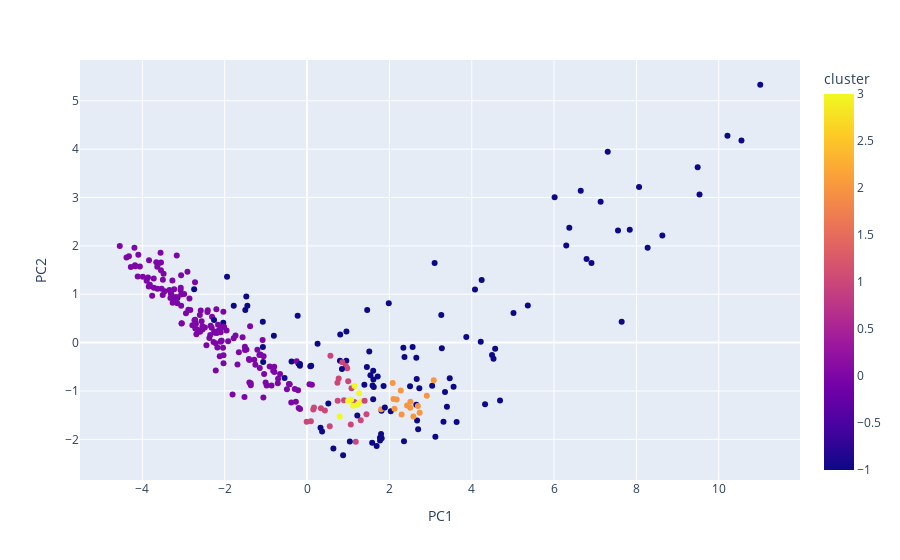

Notebook code cell kept with this figure:
### Code cell
# With PC3, best values are eps:1.6 and min 4
DBSCANplot(features_pca, .5,5)

### Figure 1 — Plotly figure (JSON) as saved in the notebook; plotly's stock layout.template omitted (floating-point values rounded to 4 significant figures; data arrays with more than 128 entries replaced by an {"elided": "..."} marker saying what was removed)
{"data": [{"hovertemplate": "PC1=%{x}<br>PC2=%{y}<br>cluster=%{marker.color}<extra></extra>", "legendgroup": "", "marker": {"color": {"elided": "306 int values"}, "coloraxis": "coloraxis", "symbol": "circle"}, "mode": "markers", "name": "", "orientation": "v", "showlegend": false, "type": "scatter", "x": {"elided": "306 float values"}, "xaxis": "x", "y": {"elided": "306 float values"}, "yaxis": "y"}], "layout": {"coloraxis": {"colorbar": {"title": {"text": "cluster"}}, "colorscale": [[0, "#0d0887"], [0.1111, "#46039f"], [0.2222, "#7201a8"], [0.3333, "#9c179e"], [0.4444, "#bd3786"], [0.5556, "#d8576b"], [0.6667, "#ed7953"], [0.7778, "#fb9f3a"], [0.8889, "#fdca26"], [1, "#f0f921"]]}, "legend": {"tracegroupgap": 0}, "margin": {"t": 60}, "xaxis": {"anchor": "y", "domain": [0, 1], "title": {"text": "PC1"}}, "yaxis": {"anchor": "x", "domain": [0, 1], "title": {"text": "PC2"}}}}
